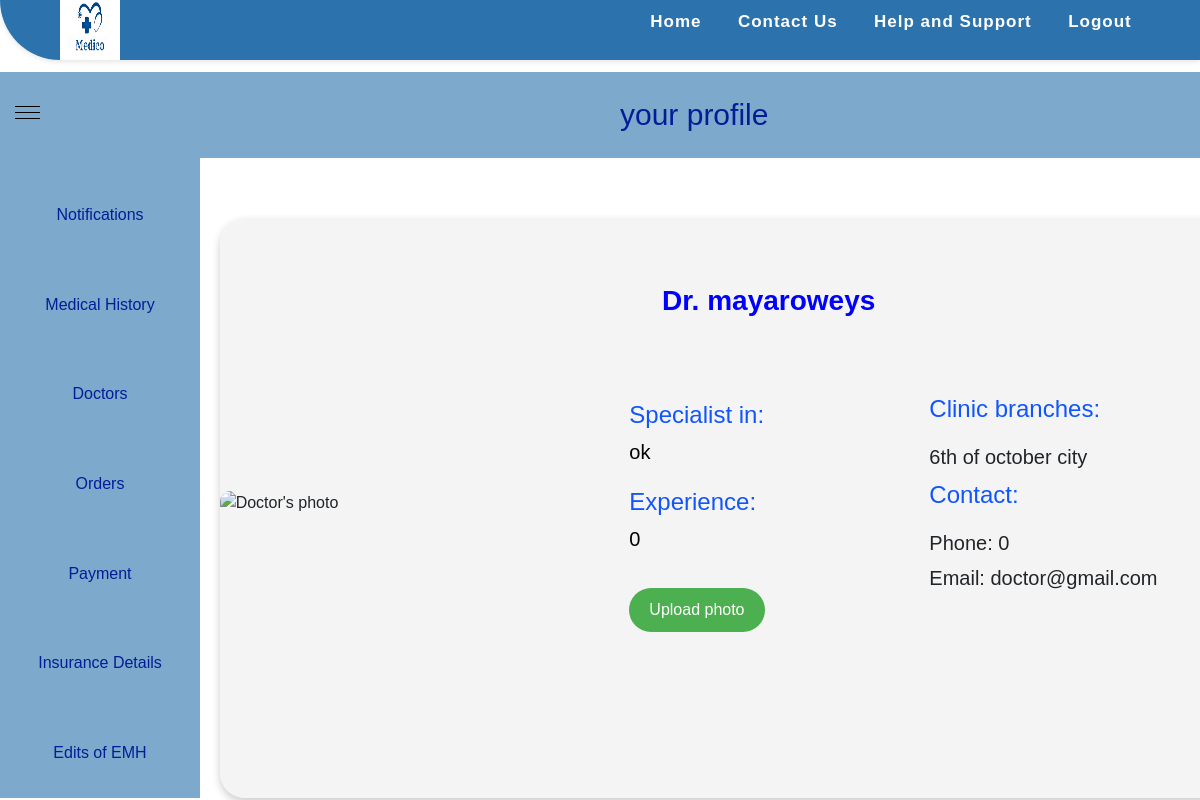
The page /doctor_profile.php (signed in) on the database its author committed.
### tables this page shows
CREATE TABLE `doctors` (
  `id` int(11) NOT NULL,
  `dfirst_name` varchar(255) NOT NULL,
  `dlast_name` varchar(255) NOT NULL,
  `age` int(11) NOT NULL,
  `profession_practice` mediumtext NOT NULL,
  `years_of_exp` int(11) NOT NULL,
  `daddress` varchar(255) NOT NULL,
  `phone` int(11) NOT NULL,
  `doctor_syndicate` mediumtext NOT NULL,
  `email` varchar(255) NOT NULL,
  `specialization` varchar(255) NOT NULL,
  `password` int(11) NOT NULL
);

### doctor_profile.php (the view, shortened to what this page needs)
<?php
include "shared/conn.php";
if (isset($_SESSION['doctor'])) {
  $select = "SELECT * FROM `doctors` WHERE id = '" . $_SESSION['did'] . "'";
  $sel = mysqli_query($connect , $select);
    ?>
<!DOCTYPE html>
<html lang="en">
<head>
  <link href="https://cdn.jsdelivr.net/npm/bootstrap@5.3.0-alpha3/dist/css/bootstrap.min.css" rel="stylesheet"
>
  <link rel="stylesheet" href="CSS/style.css">
  <link rel="stylesheet" href="CSS/footer.css">
  <link rel="stylesheet" href="CSS/The Electronic Medical History.css">
  <link rel="stylesheet" href="CSS/doctorprofile.css">
</head>
<body>
  <nav>
    <div class="logo">
      <a href="#"><img src="Images/medico.png" alt="Medico Logo"></a>
    </div>
    <ul class="nav-links">
      <li><a href="doctor_home.php">Home</a></li>
      <li><a href="#">Contact Us</a></li>
      <li><a href="#">Help and Support</a></li>
      <li><a href="home.html">Logout</a></li>
    </ul>
  </nav>
  <div class="header">
    <div class="menu-icon">
      <span></span>
      <span></span>
      <span></span>
    </div>
    <h2 style="text-align: center; font-size: 30px; margin-left: 500px; padding: 10px;">your profile </h2>
  </div>
  <div class="cont1">
    <div class="navbar">
      <a href="#" class="active" id="notification-count">Notifications </a>
      <a href="TheElectronicMedicalHistory.php">Medical History</a>
      <a href="doctors.html">Doctors</a>
      <a href="#">Orders</a>
      <a href="#">Payment</a>
      <a href="#">Insurance Details</a>
      <a href="TheElectronicMedicalHistory.php">Edits of EMH</a>
    </div>
    <div class="conent">
      <div class="card_doctor">
        <div class="image">
          <img src="Images/pexels-thirdman-5327656.jpg" alt="Doctor's photo">
        </div>
        <div class="details">
          <h2 style="text-align: center; margin-top: -100px; margin-bottom:80px; margin-right: 300px;">Dr. <?php echo $_SESSION['dfirst_name']; ?>
          </h2>
          <?php foreach($sel as $s){ ?>
          <p>Specialist in: <br> <span><?php echo $s['specialization']; ?> </span> </p>
          <p>Experience: <br> <span><?php echo $s['years_of_exp']; ?> </span> </p>
          <div class="uls">
            <p>Clinic branches:</p>
            <ul>
              <li><?php echo $s['daddress']; ?> </li>
            </ul>
            <p>Contact:</p>
            <ul>
              <li>Phone: <?php echo $s['phone']; ?> </li>
              <li>Email: <?php echo $s['email']; ?> </li>
            </ul>
          </div>
          <button id="upload-btn">Upload photo</button>
        </div>
      </div>
    </div>
  </div>
  <?php } }?>
</body>
</html>

### CSS/style.css (style rules this page uses)
* { padding: 0; margin: 0; box-sizing: border-box; font-family: 'Poppins', sans-serif; }
nav { display: flex; justify-content: space-between; align-items: center; background-color: #2c73ae; height: 60px; padding: 0 50px; box-shadow: 0px 2px 5px rgba(0, 0, 0, 0.1); border-bottom-left-radius: 60px; }
.logo { width: 60px; height: 60px; margin-left: 10px; }
.logo img { width: 100%; height: 100%; }
.nav-links { display: flex; justify-content: space-around; width: 50%; }
.nav-links li { list-style: none; }
.nav-links a { color: #ffffff; text-decoration: none; font-weight: bold; font-size: 17px; letter-spacing: 1px; }
.nav-links li { opacity: 1; transition: opacity 0.5s ease-in-out; margin: 10px 0; }
.image { display: flex; flex-direction: column; align-items: center; }
.image img { width: 200px; height: 200px; object-fit: cover; margin-bottom: 10px; }

### CSS/footer.css (style rules this page uses)
body { min-height: 100vh; }
a { color: #223593; text-decoration: none; }

### CSS/The Electronic Medical History.css (style rules this page uses)
* { margin: 0; padding: 0; box-sizing: border-box; }
body { font-family: Arial, sans-serif; }
.navbar { display: flex; flex-direction: column; position: relative; width: 200px; max-width: 200px; height: 80vh; background-color: #2c73ae9c; overflow-x: hidden; padding-top: 20px; }
.navbar a { display: block; color: rgb(4, 29, 151); padding: 25px; text-decoration: none; }
.navbar h1, p { margin: 0; }
.header { display: flex; align-items: center; background-color: #2c73ae9c; color: rgb(4, 29, 151); padding: 15px; margin-top: 12px; }
.menu-icon { display: flex; flex-direction: column; justify-content: space-between; height: 18px; margin-right: 20px; }
.menu-icon span { display: block; width: 25px; height: 4px; margin-right: 50px; background-color: rgb(0, 0, 0); }
h2 { margin-right: 20px; font-size: 18px; margin: 0 70px 0 10px; }
span { color: blueviolet; font-size: 25px; }

### CSS/doctorprofile.css (style rules this page uses)
.card_doctor { min-width: 84%; height: 580px; display: flex; flex-wrap: wrap; justify-content: center; align-items: center; max-width: 600px; margin-top: -580px; margin-bottom: 200px; padding: 20px; box-shadow: 0 4px 8px rgba(0, 0, 0, 0.2); border-radius: 25px; margin-left: 220px; background-color: #ededed97; }
.image { flex: 1; margin-right: 100px; }
.image img { width: 300px; height: auto; border-radius: 10px; margin-left: -30px; }
.details { flex: 2; text-align: left; }
.details h2 { font-size: 28px; margin-bottom: 10px; color: blue; margin: 0 0 20px 0; font-weight: bolder; }
.details p { font-size: 24px; margin-bottom: 5px; margin: 0 0 15px 0; color: rgb(16, 86, 251); }
.details ul { list-style: none; margin: 0; padding: 0; }
.details ul li { font-size: 20px; margin-bottom: 5px; }
#upload-btn { background-color: #4CAF50; color: #fff; border: none; padding: 10px 20px; font-size: 16px; margin-top: -80px; cursor: pointer; border-radius: 25px; }
span { font-size: 20px; margin-bottom: 5px; color: black; }
.uls { margin-top: -180px; margin-left: 300px; }

### rows shown on the page
doctors: specialization "ok", years_of_exp "0", daddress "6th of october city", phone "0", email "doctor@gmail.com"

### other values the page prints
$_SESSION['dfirst_name'] "mayaroweys"
